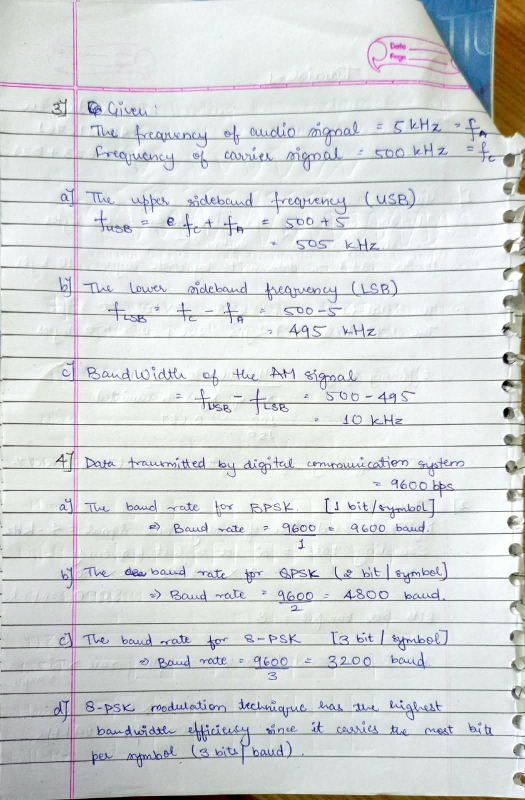
#> input picture data/documents/sample1.jpeg, 1050 x 1600 px (shown at 1/2 size)
$ python -i enhancement.py   (imports and definitions only)
#> lines starting #> are read from the running program, lines starting #| are printed output that depends on the picture
#> further down, picture is the input picture: shape (1600, 1050, 3); mean B, G, R 215.5, 215.1, 211.5
"""Document-image enhancement operations."""
import cv2
import numpy as np


def _to_gray(image):
    if image is None or not isinstance(image, np.ndarray) or image.size == 0:
        raise ValueError("A non-empty image array is required.")
    if image.ndim == 2:
        return image.copy()
    if image.ndim == 3 and image.shape[2] == 3:
        return cv2.cvtColor(image, cv2.COLOR_BGR2GRAY)
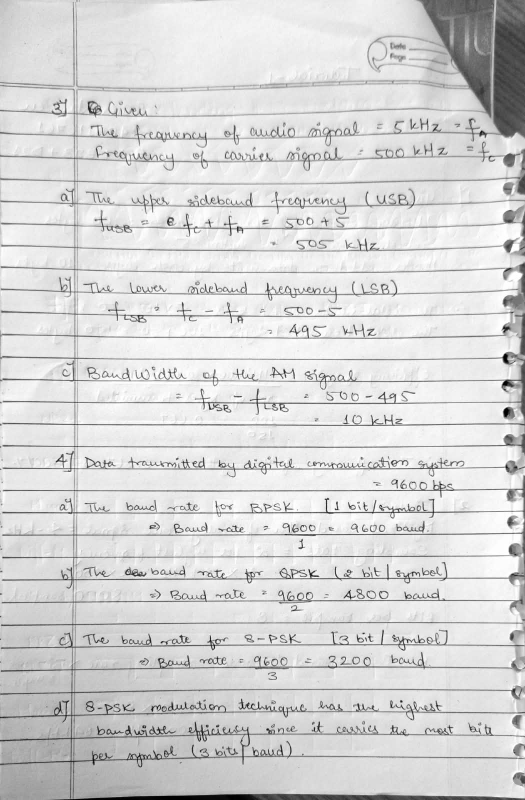
#> returned value: shape (1600, 1050) (shown at 1/2 size); min 0, max 255, mean 214.1
    if image.ndim == 3 and image.shape[2] == 4:
        return cv2.cvtColor(image, cv2.COLOR_BGRA2GRAY)
    raise ValueError("Expected grayscale, BGR, or BGRA image.")


def enhance_image(image, mode="balanced"):
    """Enhance an image using classical computer-vision operations.

    balanced: denoise, CLAHE contrast enhancement, and gentle sharpening.
    grayscale: denoise and CLAHE, output grayscale.
    binary: grayscale, denoise, and adaptive thresholding.
    """
    if mode not in {"balanced", "grayscale", "binary"}:
        raise ValueError("mode must be balanced, grayscale, or binary")
    gray = _to_gray(image)
    denoised = cv2.fastNlMeansDenoising(gray, None, h=8, templateWindowSize=7, searchWindowSize=21)
    clahe = cv2.createCLAHE(clipLimit=2.0, tileGridSize=(8, 8))
    contrasted = clahe.apply(denoised)
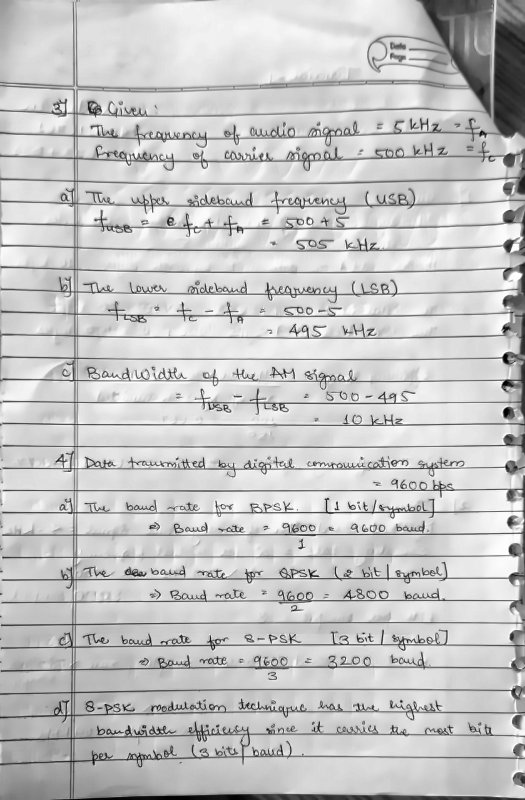
#> contrasted: shape (1600, 1050) (shown at 1/2 size); min 1, max 255, mean 197.3

    if mode == "binary":
        # Adaptive threshold works best for reasonably sized text/document images.
        block_size = min(31, min(contrasted.shape))
        if block_size % 2 == 0:
            block_size -= 1
        if block_size < 3:
            _, result = cv2.threshold(contrasted, 0, 255, cv2.THRESH_BINARY + cv2.THRESH_OTSU)
            return result
        return cv2.adaptiveThreshold(
            contrasted, 255, cv2.ADAPTIVE_THRESH_GAUSSIAN_C,
            cv2.THRESH_BINARY, block_size, 11
        )
    if mode == "grayscale":
        return contrasted

    # Unsharp masking: original + scaled difference from a blurred version.
    softened = cv2.GaussianBlur(contrasted, (0, 0), sigmaX=1.2)
    sharpened = cv2.addWeighted(contrasted, 1.35, softened, -0.35, 0)
    return cv2.cvtColor(sharpened, cv2.COLOR_GRAY2BGR)
#> returned value: shape (1600, 1050, 3)

# [60 lines left out: function create_comparison_image, not called in this run]

>>> import cv2
>>> picture = cv2.imread('../data/documents/sample1.jpeg')
>>> result = enhance_image(picture)

$ run again, on data/documents/sample11.jpeg
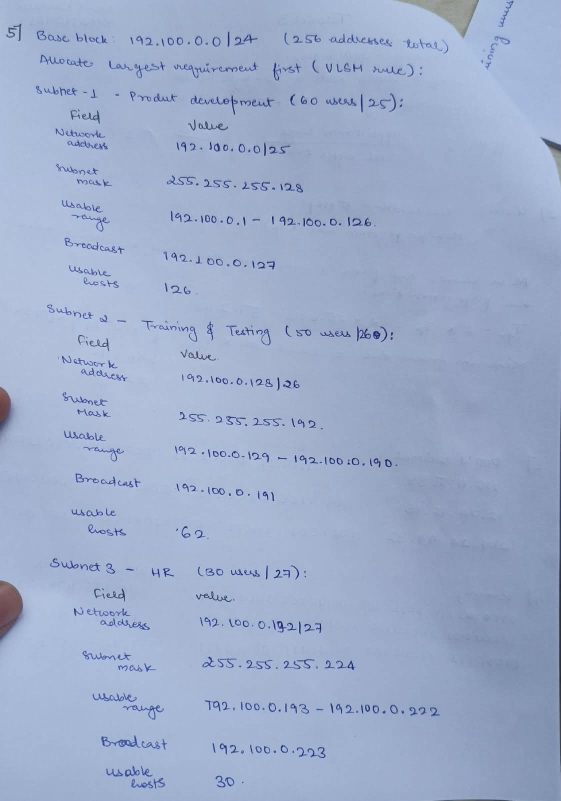
#> input picture data/documents/sample11.jpeg, 1122 x 1601 px (shown at 1/2 size)
#> picture is the input picture: shape (1601, 1122, 3); mean B, G, R 202.9, 172.6, 157.2
#> in _to_gray, `return cv2.cvtColor(image, cv2.COLOR_BGR2GRAY)`:
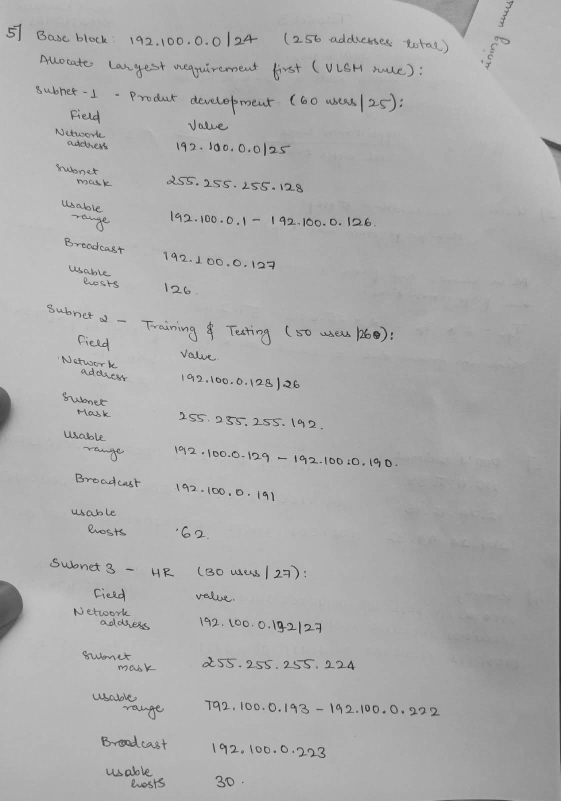
#> returned value: shape (1601, 1122) (shown at 1/2 size); min 9, max 225, mean 171.4

$ run again, on data/documents/sample12.jpeg
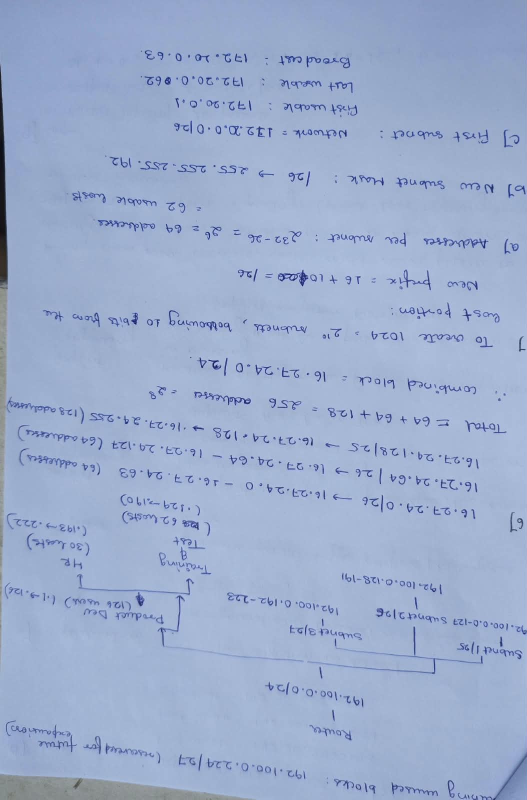
#> input picture data/documents/sample12.jpeg, 1054 x 1599 px (shown at 1/2 size)
#> picture is the input picture: shape (1599, 1054, 3); mean B, G, R 206, 173.4, 156.1
#> in _to_gray, `return cv2.cvtColor(image, cv2.COLOR_BGR2GRAY)`:
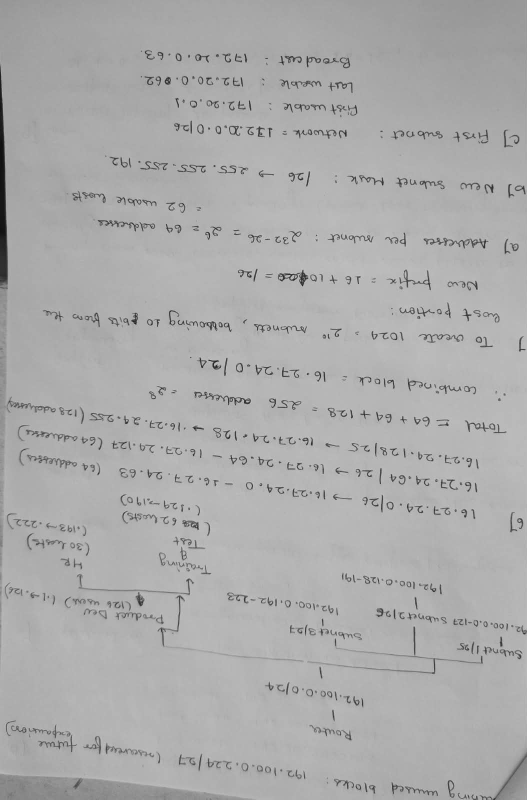
#> returned value: shape (1599, 1054) (shown at 1/2 size); min 11, max 218, mean 171.8
